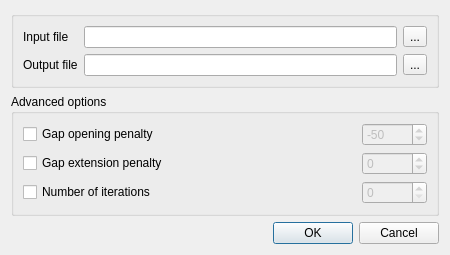
<?xml version="1.0" encoding="UTF-8"?>
<ui version="4.0">
 <class>TCoffeeSupportRunDialog</class>
 <widget class="QDialog" name="TCoffeeSupportRunDialog">
  <property name="geometry">
   <rect>
    <x>0</x>
    <y>0</y>
    <width>450</width>
    <height>232</height>
   </rect>
  </property>
  <property name="minimumSize">
   <size>
    <width>450</width>
    <height>0</height>
   </size>
  </property>
  <property name="windowTitle">
   <string>Align with T-Coffee</string>
  </property>
  <layout class="QVBoxLayout" name="verticalLayout_2">
   <item>
    <layout class="QVBoxLayout" name="verticalLayout">
     <item>
      <widget class="QGroupBox" name="inputGroupBox">
       <property name="title">
        <string/>
       </property>
       <layout class="QGridLayout" name="gridLayout_3">
        <item row="0" column="0">
         <layout class="QGridLayout" name="gridLayout_2">
          <item row="0" column="0">
           <widget class="QLabel" name="label">
            <property name="text">
             <string>Input file</string>
            </property>
           </widget>
          </item>
          <item row="0" column="1">
           <widget class="QLineEdit" name="inputFileLineEdit"/>
          </item>
          <item row="0" column="2">
           <widget class="QToolButton" name="inputFilePathButton">
            <property name="text">
             <string>...</string>
            </property>
           </widget>
          </item>
          <item row="1" column="0">
           <widget class="QLabel" name="label_2">
            <property name="text">
             <string>Output file</string>
            </property>
           </widget>
          </item>
          <item row="1" column="1">
           <widget class="QLineEdit" name="outputFileLineEdit"/>
          </item>
          <item row="1" column="2">
           <widget class="QToolButton" name="outputFilePathButton">
            <property name="text">
             <string>...</string>
            </property>
           </widget>
          </item>
         </layout>
        </item>
       </layout>
      </widget>
     </item>
     <item>
      <widget class="QGroupBox" name="groupBox">
       <property name="title">
        <string>Advanced options</string>
       </property>
       <layout class="QGridLayout" name="gridLayout_4">
        <item row="0" column="0">
         <layout class="QGridLayout" name="gridLayout">
          <item row="0" column="0">
           <widget class="QCheckBox" name="gapOpenCheckBox">
            <property name="text">
             <string>Gap opening penalty</string>
            </property>
           </widget>
          </item>
          <item row="0" column="1">
           <spacer name="horizontalSpacer_2">
            <property name="orientation">
             <enum>Qt::Horizontal</enum>
            </property>
            <property name="sizeHint" stdset="0">
             <size>
              <width>40</width>
              <height>20</height>
             </size>
            </property>
           </spacer>
          </item>
          <item row="0" column="2">
           <widget class="QSpinBox" name="gapOpenSpinBox">
            <property name="enabled">
             <bool>false</bool>
            </property>
            <property name="minimum">
             <number>-10000</number>
            </property>
            <property name="maximum">
             <number>0</number>
            </property>
            <property name="singleStep">
             <number>50</number>
            </property>
            <property name="value">
             <number>-50</number>
            </property>
           </widget>
          </item>
          <item row="1" column="0">
           <widget class="QCheckBox" name="gapExtCheckBox">
            <property name="text">
             <string>Gap extension penalty</string>
            </property>
           </widget>
          </item>
          <item row="1" column="1">
           <spacer name="horizontalSpacer_3">
            <property name="orientation">
             <enum>Qt::Horizontal</enum>
            </property>
            <property name="sizeHint" stdset="0">
             <size>
              <width>40</width>
              <height>20</height>
             </size>
            </property>
           </spacer>
          </item>
          <item row="1" column="2">
           <widget class="QSpinBox" name="gapExtSpinBox">
            <property name="enabled">
             <bool>false</bool>
            </property>
            <property name="minimum">
             <number>-5000</number>
            </property>
            <property name="maximum">
             <number>5000</number>
            </property>
            <property name="singleStep">
             <number>10</number>
            </property>
           </widget>
          </item>
          <item row="2" column="0">
           <widget class="QCheckBox" name="maxNumberIterRefinementCheckBox">
            <property name="text">
             <string>Number of iterations</string>
            </property>
           </widget>
          </item>
          <item row="2" column="1">
           <spacer name="horizontalSpacer_4">
            <property name="orientation">
             <enum>Qt::Horizontal</enum>
            </property>
            <property name="sizeHint" stdset="0">
             <size>
              <width>40</width>
              <height>20</height>
             </size>
            </property>
           </spacer>
          </item>
          <item row="2" column="2">
           <widget class="QSpinBox" name="maxNumberIterRefinementSpinBox">
            <property name="enabled">
             <bool>false</bool>
            </property>
            <property name="maximum">
             <number>1000</number>
            </property>
           </widget>
          </item>
         </layout>
        </item>
       </layout>
      </widget>
     </item>
    </layout>
   </item>
   <item>
    <widget class="QDialogButtonBox" name="buttonBox">
     <property name="standardButtons">
      <set>QDialogButtonBox::Cancel|QDialogButtonBox::Ok</set>
     </property>
    </widget>
   </item>
  </layout>
 </widget>
 <resources/>
 <connections>
  <connection>
   <sender>maxNumberIterRefinementCheckBox</sender>
   <signal>toggled(bool)</signal>
   <receiver>maxNumberIterRefinementSpinBox</receiver>
   <slot>setEnabled(bool)</slot>
   <hints>
    <hint type="sourcelabel">
     <x>160</x>
     <y>110</y>
    </hint>
    <hint type="destinationlabel">
     <x>356</x>
     <y>110</y>
    </hint>
   </hints>
  </connection>
  <connection>
   <sender>gapOpenCheckBox</sender>
   <signal>toggled(bool)</signal>
   <receiver>gapOpenSpinBox</receiver>
   <slot>setEnabled(bool)</slot>
   <hints>
    <hint type="sourcelabel">
     <x>160</x>
     <y>48</y>
    </hint>
    <hint type="destinationlabel">
     <x>356</x>
     <y>48</y>
    </hint>
   </hints>
  </connection>
  <connection>
   <sender>gapExtCheckBox</sender>
   <signal>toggled(bool)</signal>
   <receiver>gapExtSpinBox</receiver>
   <slot>setEnabled(bool)</slot>
   <hints>
    <hint type="sourcelabel">
     <x>160</x>
     <y>79</y>
    </hint>
    <hint type="destinationlabel">
     <x>356</x>
     <y>79</y>
    </hint>
   </hints>
  </connection>
 </connections>
</ui>
